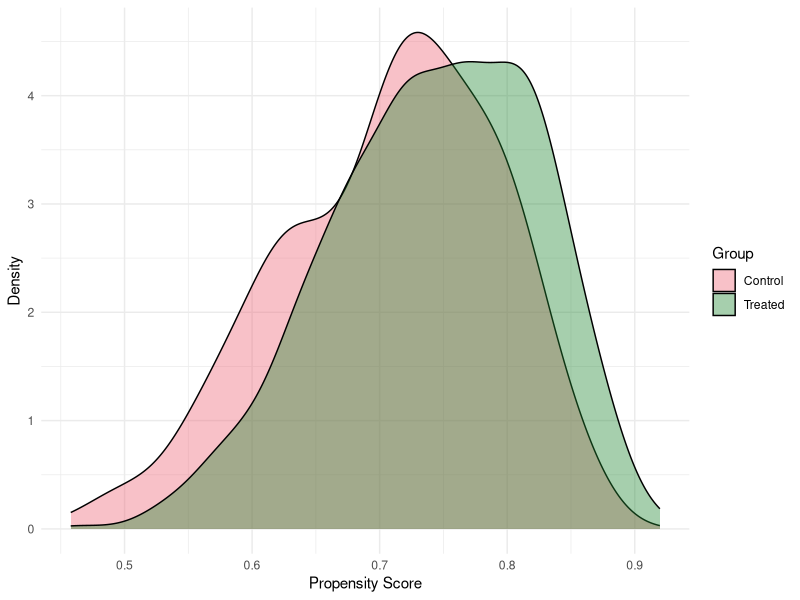

The R source for this figure:
## ---- chunk 1
#| code-fold: true
library(tidyverse)

set.seed(2026)
n <- 1000
age <- rnorm(n, 65, 10)
cvd <- rbinom(n, 1, plogis(-2 + 0.03 * age))
A <- rbinom(n, 1, plogis(-0.5 + 0.02 * age + 0.3 * cvd))
Y <- rbinom(n, 1, plogis(-2.5 + 0.03 * age + 0.5 * cvd - 0.4 * A))

dat <- tibble(age, cvd, A, Y)
## ---- chunk 2
mod <- glm(Y ~ A + age + cvd, family = binomial, data = dat)
broom::tidy(mod, conf.int = TRUE) |>
  knitr::kable(digits = 3, caption = "Outcome model coefficients")
## ---- chunk 3
p1 <- predict(mod, newdata = mutate(dat, A = 1), type = "response")
p0 <- predict(mod, newdata = mutate(dat, A = 0), type = "response")

risk1 <- mean(p1)
risk0 <- mean(p0)
ate <- risk1 - risk0

data.frame(
  Measure = c("Risk under treatment", "Risk under control", "ATE (risk difference)"),
  Estimate = round(c(risk1, risk0, ate), 4)
) |> knitr::kable()
## ---- chunk 4
#| code-fold: true
#| fig-cap: "Propensity score overlap by treatment group"
ps <- predict(glm(A ~ age + cvd, family = binomial, data = dat), type = "response")

ggplot(tibble(ps = ps, A = factor(dat$A, labels = c("Control", "Treated"))),
       aes(x = ps, fill = A)) +
  geom_density(alpha = 0.4) +
  labs(x = "Propensity Score", y = "Density", fill = "Group") +
  scale_fill_manual(values = c("#EE6677", "#228833")) +
  theme_minimal()
## ---- chunk 5
# Clever covariate
H <- dat$A / ps - (1 - dat$A) / (1 - ps)

# Fluctuation
logit <- function(p) log(p / (1 - p))
Qinit <- predict(mod, type = "response")
epsilon <- glm(dat$Y ~ -1 + offset(logit(Qinit)) + H, family = binomial)$coef

# Update predictions
H1 <- 1 / ps
H0 <- -1 / (1 - ps)
Q1_star <- plogis(logit(p1) + epsilon * H1)
Q0_star <- plogis(logit(p0) + epsilon * H0)

tmle_ate <- mean(Q1_star) - mean(Q0_star)
cat("G-computation ATE:", round(ate, 4), "\n")
cat("TMLE ATE:         ", round(tmle_ate, 4), "\n")
